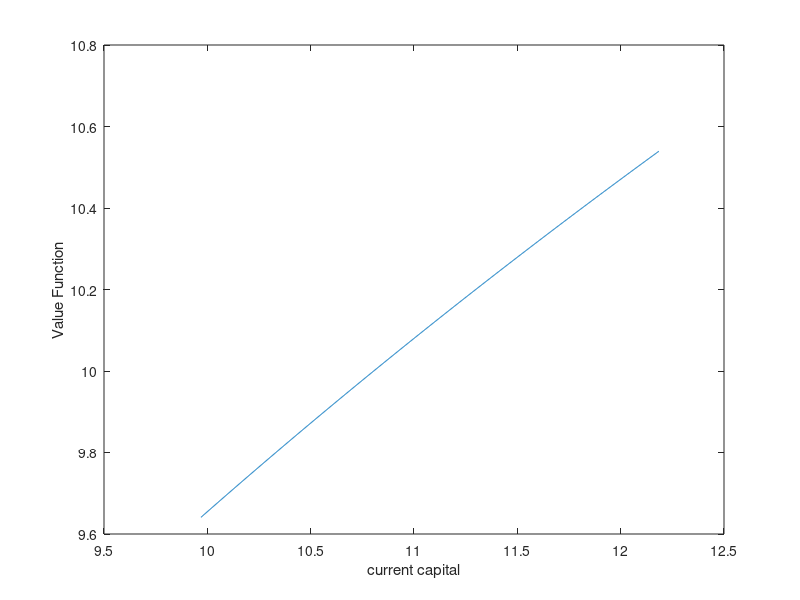
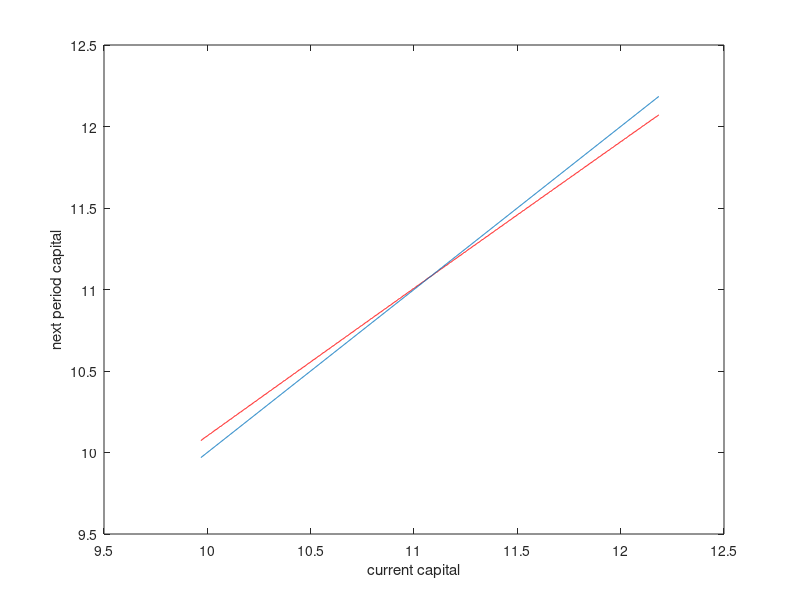
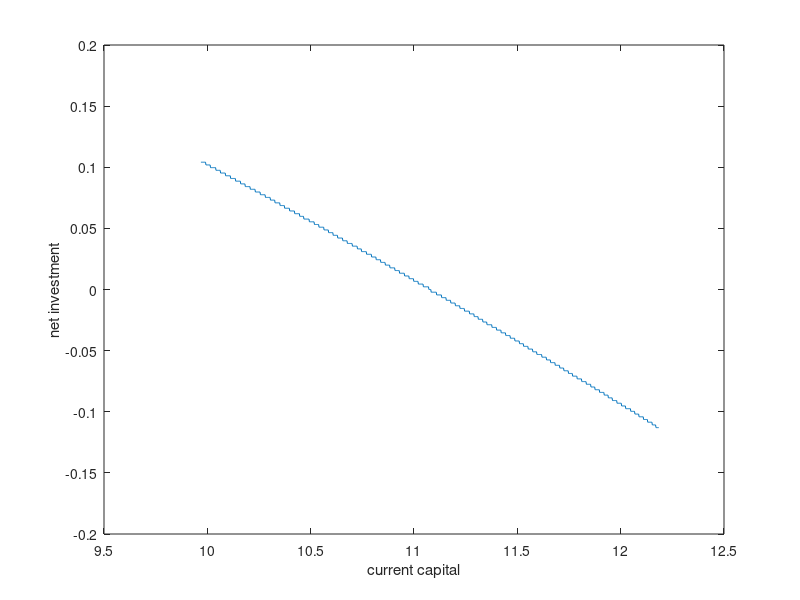
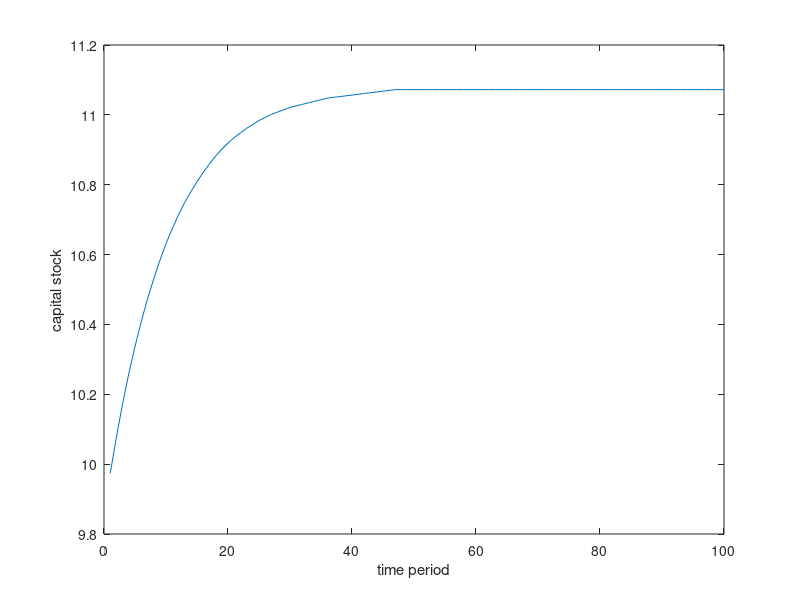

MATLAB code to generate these figures, in order:
% ORIGINAL FILE
% r cooper 
% January 1997, modified 5/21/2001, 10/29/02
% value function iteration for
% simple non-stochastic growth model

% MODIFIED by N Guner 1/17/2005
% MODIFIED AGAIN by P Grieco 11/24/2010

clear all;% this clears variables from the workspace

% here grow.out is a diary which records aspects of the program
delete grow.out
diary grow.out;  % this records the output to the screen

% Section 1: Functional Forms

% the model is the simple growth model  
% preferences: u(c)=c to the power of (1-sigma) over (1-sigma)
% beta is the discount factor
% delta is the rate of capital depreciation
% the production function is: k to the power of alpha

% Section 2
% Basic Parameters

     sigma=1;
     beta=.9;
     alpha=.75;
     delta=0.3;

%%
% Section 3: Spaces
% here you need to specify the space that the capital stock lives in
% you must make an educated guess here so that the capital stock space
% includes the steady state
% input the size of the state space
% this will be the number of points in the grid

N=1000;

% determine the steady state capital stock 
% so here Kstar is something we solved for analytically

Kstar=(((1/(alpha*beta))-((1-delta)/alpha)))^(1/(alpha-1))

% put in bounds here for the capital stock space
% you may want to adjust these bounds 

Klo=Kstar*.9;
Khi=Kstar*1.1;
step=(Khi-Klo)/N;

% now construct the state space using the step starting with Klo and
% ending with Khi.  by construction, the state space includes Kstar

% now create the state space as a row vector
% look up this stuff in matlab so you know how to create vectors, matrices etc.

K=Klo:step:Khi;


% n is the true length of the state space

n=length(K);

%%
% Section 4: PREP FOR VALUE FUNCTION ITERATION
% this section has two parts. first we obtain an initial guess of the value
% function from the single period problem. 
% Second we start the value function iteration routine.
% some initial matrices

% From the production function, Kalpha is the vector of output levels

Kalpha=K.^alpha;
disp(['The dimensions of Kalpha are ' num2str(size(Kalpha)) ])
% ytot is then total output available

ytot=Kalpha+(1-delta)*K; 

% create a column of n ones 

colones=ones(n,1);

% create an nxn matrix here
% Could also use repmat...
s = colones*ytot;

% now take the transpose

S=s';

% each column of S is ytot
% we created all of this so we can work with matrices and avoid loops

% first guess of the value function

% here describe the level of utility associated with each element of the
% matrix S.  we use this below as our first guess for the dynamic programming
% problem.

% that is this is our initial guess on V

if sigma==1
V=log(S);
else
V=S.^(1-sigma)/(1-sigma);
end
disp(['The dimensions of initial V are ' num2str(size(V)) ])
Vcol1=V(:,1); 

% calculate investment here; I plays the role of the future capital stock
% this isn't great notation so be careful here....

rowones= colones';
% so I here is matrix where each column is K
I = K'*rowones;
% here J is a matrix where each row is K
J= colones*K;

% consumption: the flow of output plus undepreciated capital less investment
% you may want to work this out to see that it is correct using the matrices

C = (J.^alpha)-I +(1-delta)*J ;
%ct=(J.^alpha) +(1-delta)*J ;
%ctcol1=ct(:,1);
%Icol1=I(:,1);
%Ccol1=C(:,1);
%Ccollast=C(:,n);

% current utility, current state as cols, future capital as rows
if sigma==1
U=log(C);
else
U=(C.^(1-sigma))/(1-sigma);
end


% create the first iterate of the payoffs to the dynamic problem
% using the U just constructed and V as described above
% If I am going from state "J" to state "I" I get U utility today
% then my continutation utility (guess) is V, which depends only on
% Where I go, (state "I"). 
r = U + beta*V ;

% Here's what optimization over a discrete set of choices (which state to 
% go to) looks like: it is a column max so that we are effectively choosing next periods
% capital for each value of today's capital

V=max(r);
%Now V is just a vector, we'll need to replicate it to carry out the 
%next iteration...
disp(['The dimensions of V are ' num2str(size(V)) ])
Vrow1=V(1,:); 


% Iterations: using this first guess at V iterate 

T=300;

%here we set our tolerance for convergence; 
%play with this to see how the results depend on tolerance

toler=.001;

% now keep doing the code from above as we loop and loop and..

% here T is the maximal number of iterations

%%
%%SECTION 5: VALUE FUNCTION ITERATION
for j=1:T;
% use the last iteration to create a matrix of future values
% where the future capital stock is a row

% work carefully through these matrices!


% use the guess on V here to construct the matrix of continuation payoffs
q = repmat(V',1,n);
%Anothe way of doing the same thing...
%w=ones(n,1)*V;
%q=w';

% R are the choice-specific continuation values given V...

r = U + beta*q ;

% CHECK HOW r looks like

% subplot(2,1,2)
% plot(K,r(:,1))
% subplot(2,1,2)
% plot(K,r(:,50))

%The optimization to get a new candidate for v
v=max(r);

%  now calculate the difference between the last (V) and current (v)
% guesses of the value functions

diff=sum((abs(V-v))) ;
diffnorm=norm(V-v);
result=[j,diff,diffnorm] ;
disp(result)

% test for diff significant difference

if abs(diff) <= toler
   break
else

% so here if the diff exceeds the tolerance, then do a replacement
% and go back to the top of the loop
     V=v;
 end
end

disp('  convergence achieved  ')


%%
%SECTION 6: Output...

%CHECK how v looks like
figure(1) 
plot(K,V)
xlabel('current capital')
ylabel('Value Function')
%disp('  Current capital ')
%disp(K) 
%disp('  Value function  ')
%disp(V)

% now that the program has converged.  You will have 
% the vector of values explicity: this is v.
% in addition, you want to know the policy vector
% use the max operator (check the Matlab book) to figure out which row was chosen for each
% level of the capital stock

[R,m]=max(r); 

% now build a vector for future capital using the m-vector.
Kprime=K(m);



figure(2)
plot(K,Kprime,'r');
hold on;
plot(K,K);% so now we have a nice 45 degree line
xlabel('current capital')
ylabel('next period capital')
%legend('policy function','current capital',0)

% use this plot to look for steady state and investment patterns
figure(3)
plot(K,Kprime-K)
xlabel('current capital')
ylabel('net investment')
% this command will plot the index of the policy function
%plot(m); % 

% simulation of transition dynamics

   P=100; % arbitrary length for transition path
   capind=ones(1,P);
   captran=ones(1,P);
   capind(1)=(3); % arbitrary starting point in terms of the index
   captran(1)= K(capind(1));
   
   for t=2:P
   capind(t)=(m(capind(t-1)));% so follow evolution in index space   
   captran(t)=K(capind(t)); % follow evoluation in capital space
	end
figure(4)    
plot(captran)
xlabel('time period')
ylabel('capital stock')
%disp ('captran')
%disp (captran) 
%disp ('capind  ')
%disp (capind)

  disp('the program has now ended')
